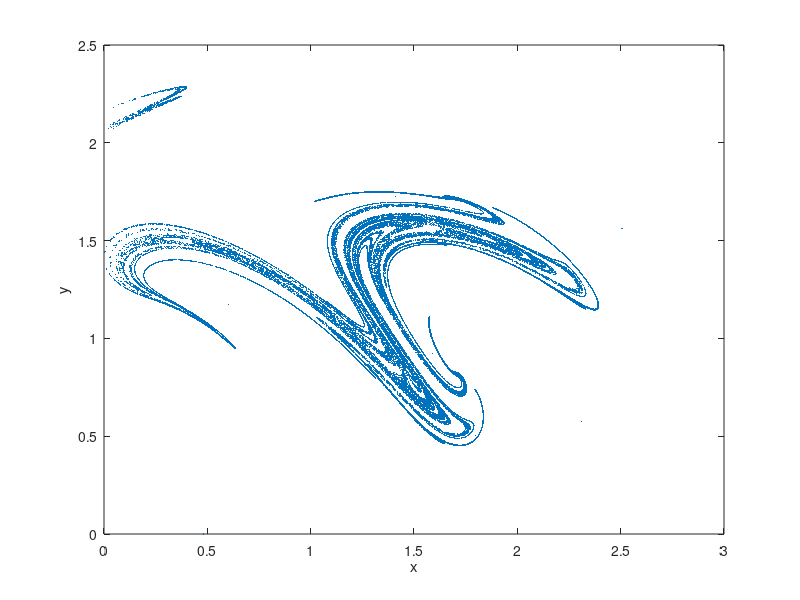
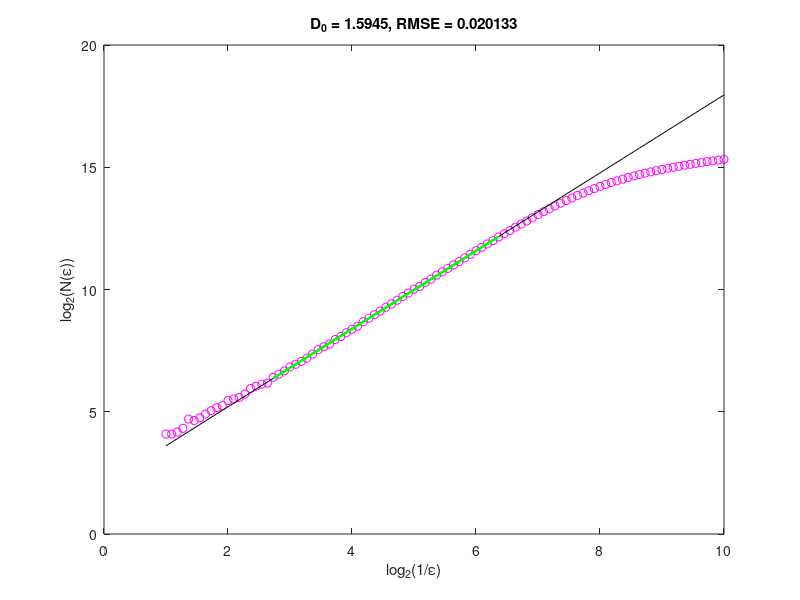

These charts were generated, in order, by the following MATLAB code:
% 31.10.17. Demonstration of computing the box dimension of a
% fractal set living in the plane, e.g., the trajectory of a discrete time
% dynamical system, i.e., a map.

clear
close all

load XE

xsl = XE(:,1);
ysl = XE(:,2);

figure
plot(XE(:,1),XE(:,2),'.','MarkerSize',2)
xlabel('x'); ylabel('y');

eps = 2.^-linspace(1,10,100); % resolution/size of box
N = 0*eps; % Number of boxes to fully cover attractor

for i = 1:length(eps)
    % Which 'x and y slots' is each point in?
    xb = floor(xsl/eps(i));
    yb = floor(ysl/eps(i));

    % Now we have to eliminate redundant pairs of (xb,yb)
    nx = max(xb) - min(xb) + 1; % number of x slots that span the object

    % Identify a box with a single number using the concept of digits
    xyb = xb + nx*yb;
    
    N(i) = length(find(diff(sort(xyb))));
end

ord = log2(N);
absc = log2(1./eps);

figure
plot(absc,ord,'o','Color','magenta')
xlabel('log_2(1/\epsilon)')
ylabel('log_2(N(\epsilon))')

% Fitting straight line
rg = 20:60; % fit range 

[p,S] = polyfit(absc(rg),ord(rg),1);
D0 = p(1);
f = polyval(p,absc(rg));
RMSE = sqrt(sum((f - ord(rg)).^2)/length(f));
title(['D_0 = ' num2str(D0) ', RMSE = ' num2str(RMSE)])
hold on;
plot(absc,polyval(p,absc),'Color','k')
plot(absc(rg),f,'Color','g','LineWidth',2) % range where the fit took place